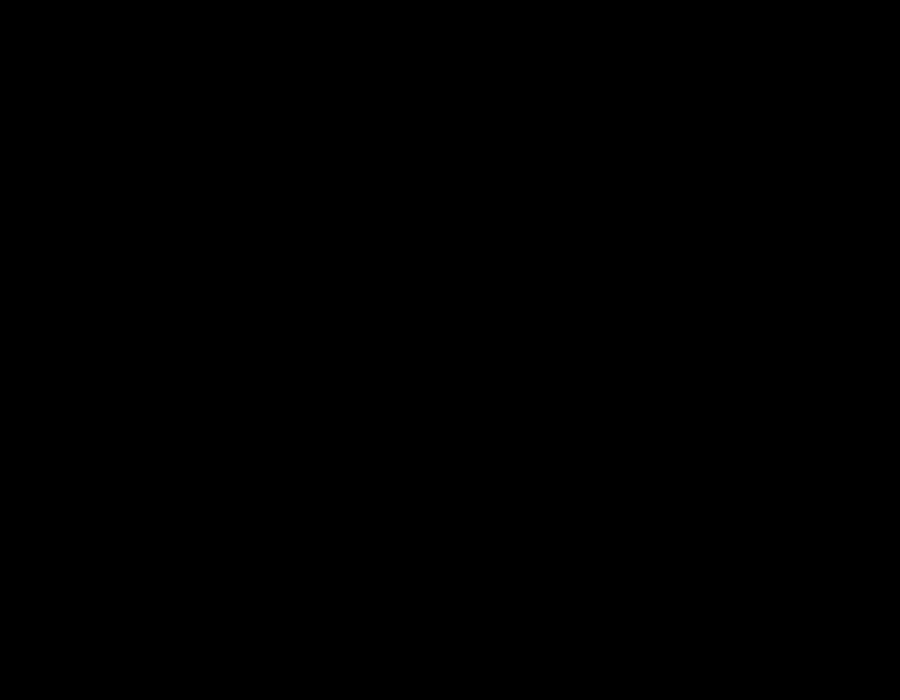
Frame 1 (no input)
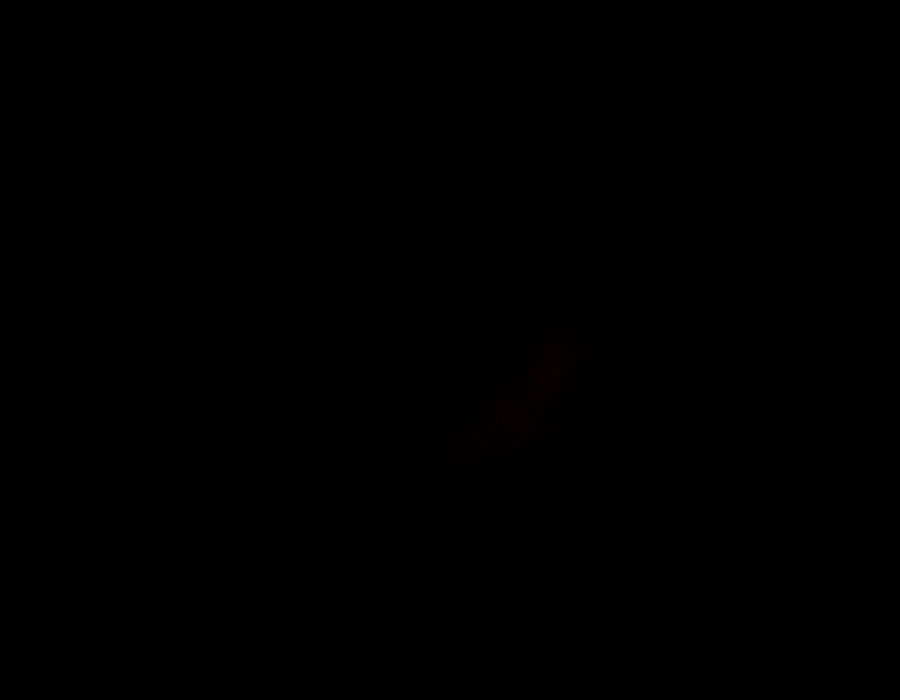
Frame 60 (the mouse pressed at the canvas centre just before this capture)
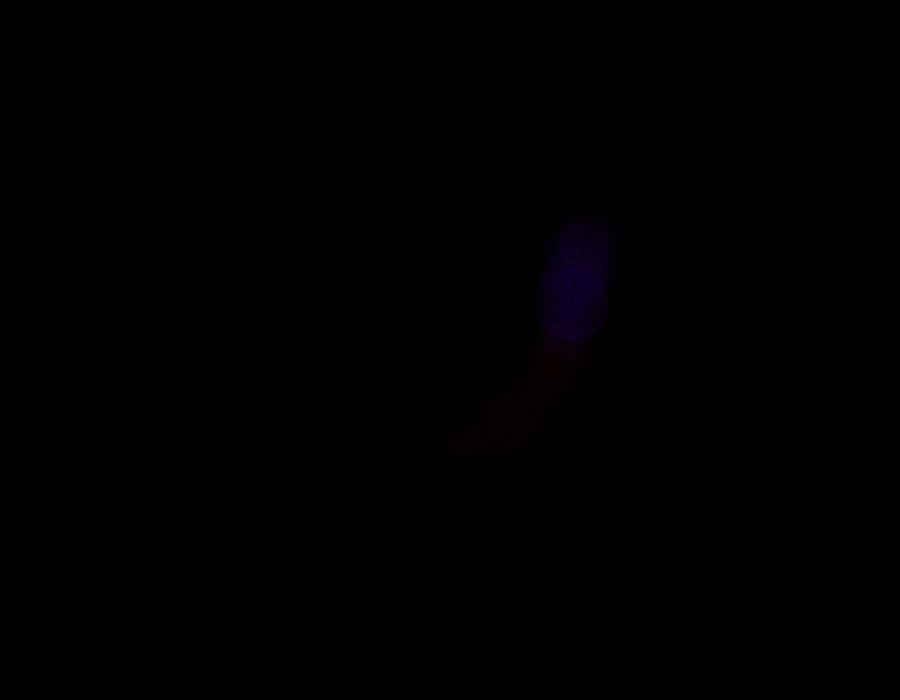
Frame 120 (the mouse held since frame 60 and released just before this capture)

The Processing sketch that drew these frames (run headless with seeded random() and noise(); from frame 60 on, the mouse is pressed at the canvas centre):

// Processing sketch: processing_152192
// ── processing_152192.pde

/*
 * Creative Coding
 * Week 3, 04 - spinning top: curved motion with sin() and cos()
 * by Indae Hwang and Jon McCormack
 * Copyright (c) 2014 Monash University
 *
 * This sketch is the first cut at translating the motion of a spinning top
 * to trace a drawing path. This sketch traces a path using sin() and cos()
 *
 */

float x, y;      // current drawing position
float dx, dy;    // change in position at each frame
float rad;       // radius for the moving hand

float red, green, blue;
  //rect related
  float angle = 0;

void setup() {
  size(900, 700);

  // initial position in the centre of the screen
  x = width/2;
  y = height/2;



  // dx and dy are the small change in position each frame
  dx = random(-1.5, 1.5);
  dy = random(-1.5, 1.5);
  background(0);
  smooth();

}


void draw() {
  // blend the old frames into the background
  blendMode(BLEND);
  //fill((float)green,(float)red,(float)blue, 5);
  //rect(0, 0, width, height);
  rad = radians(frameCount);

  // calculate new position
  x += dx;
  y += dy;

  float max = 1;
  float min = 0.5;

  //When the shape hits the edge of the window, it reverses its direction and changes velocity
  if (x > width-100 || x < 100) {
    dx = dx > 0 ? -random(min, max) : random(min, max);
  }

  if (y > height-100 || y < 100) {
    dy = dy > 0 ? -random(min, max) : random(min, max);
  }

  float bx = x + 100 * sin(rad);
  float by = y + 100 * cos(rad);

  fill((float)red,(float) green, (float)blue);

  float radius = 100 * sin(rad*0.1);
  float handX = bx + radius * sin(rad*3);
  float handY = by + radius * cos(rad*3);

  stroke(green, blue,red, 50);
  line(bx, by, handX, handY);
  ellipse(handX, handY, 2, 2);
  
  
//  translate(handX, -handX);

//  ellipse(handX, handY, 2, 2);


float a=random(155); // Random size of circle
  float b=random(80); // Random size of circle 120
  stroke (a, random(mouseX/55, mouseY/55), random(mouseX/55, mouseY), 6); 
  //strokeWeight(2); // Outline
  fill(10, 158, frameCount); // Color 255
  fill(25, 8, frameCount); // Color 6
  fill (a, random(mouseX/10,mouseY/10), random(mouseX/10,mouseY), 2); // Color
  ellipse (handX, handY, b, b); // Shape
}

// change the background colour if the mouse is dragged
void mouseDragged() {
  red = map(mouseX, 0, width, 0, 255);
  green = map(mouseY, 0, height, 0, 255);
  blue = map(mouseX+mouseY, 0, width+height, 255, 0);
  
  //fill((float)red,(float) green, (float)blue, 1);
  //noStroke();
  //rect(0, 0, width, height);
}
